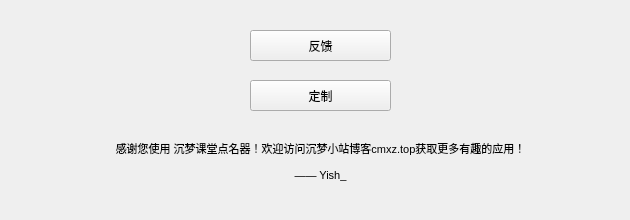
     <widget class="QWidget" name="tab_3">
      <attribute name="title">
       <string>反馈/定制</string>
      </attribute>
      <widget class="QPushButton" name="pushButton_6">
       <property name="geometry">
        <rect>
         <x>250</x>
         <y>30</y>
         <width>141</width>
         <height>31</height>
        </rect>
       </property>
       <property name="styleSheet">
        <string notr="true">QPushButton:hover{
	padding-bottom:10px;
}</string>
       </property>
       <property name="text">
        <string>反馈</string>
       </property>
      </widget>
      <widget class="QPushButton" name="pushButton_14">
       <property name="geometry">
        <rect>
         <x>250</x>
         <y>80</y>
         <width>141</width>
         <height>31</height>
        </rect>
       </property>
       <property name="text">
        <string>定制</string>
       </property>
      </widget>
      <widget class="QLabel" name="label_4">
       <property name="geometry">
        <rect>
         <x>20</x>
         <y>140</y>
         <width>601</width>
         <height>71</height>
        </rect>
       </property>
       <property name="text">
        <string>&lt;html&gt;&lt;head/&gt;&lt;body&gt;&lt;p&gt;&lt;span style=&quot; font-size:8pt;&quot;&gt;感谢您使用 沉梦课堂点名器！欢迎访问沉梦小站博客cmxz.top获取更多有趣的应用！&lt;/span&gt;&lt;/p&gt;&lt;p&gt;&lt;span style=&quot; font-size:8pt;&quot;&gt;				—— Yish_&lt;/span&gt;&lt;/p&gt;&lt;/body&gt;&lt;/html&gt;</string>
       </property>
       <property name="alignment">
        <set>Qt::AlignHCenter|Qt::AlignTop</set>
       </property>
       <property name="wordWrap">
        <bool>true</bool>
       </property>
      </widget>
      <zorder>label_4</zorder>
      <zorder>pushButton_6</zorder>
      <zorder>pushButton_14</zorder>
     </widget>
